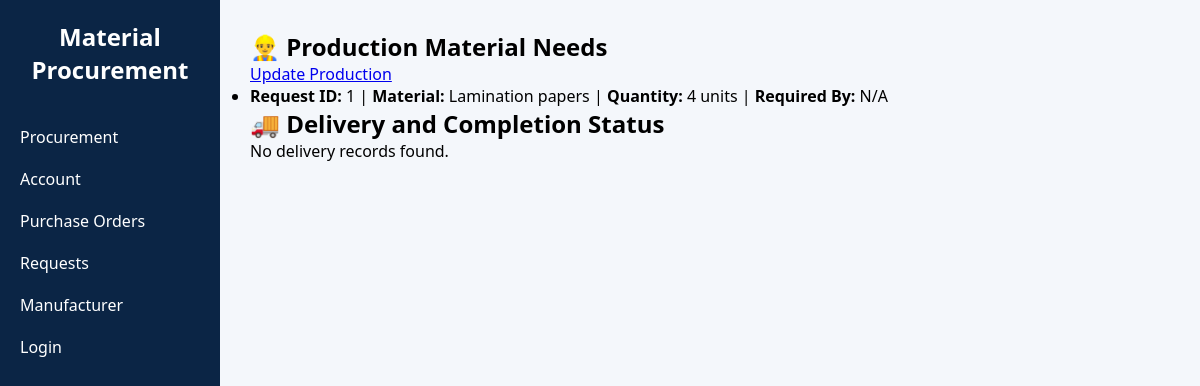
/manufacturer-dashboard/ (signed in), run on an earlier commit of the app's database.
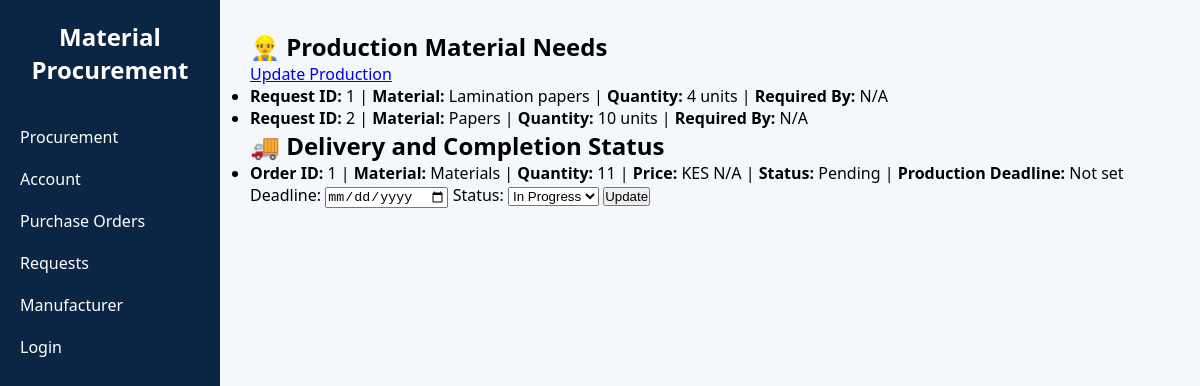
And on a later commit of the database.
### procurement/models.py (models this page shows, shortened)
class Request(models.Model):
    REQUEST_STATUS = [
        ('pending', 'Pending'),
        ('approved', 'Approved'),
        ('rejected', 'Rejected'),
    ]
    item_name = models.CharField(max_length=100)
    quantity = models.PositiveIntegerField()
    requester = models.ForeignKey(User, on_delete=models.CASCADE)
    status = models.CharField(max_length=10, choices=REQUEST_STATUS, default='pending')
    date_requested = models.DateField(auto_now_add=True)
    class Meta:
        verbose_name = "Material Request"
        verbose_name_plural = "Material Requests"

class PurchaseOrder(models.Model):
    ORDER_STATUS = [
        ('pending', 'Pending'),
        ('approved', 'Approved'),
        ('shipped', 'Shipped'),
    ]
    item_name = models.CharField(max_length=100)
    quantity = models.PositiveIntegerField()
    supplier = models.CharField(max_length=100)
    status = models.CharField(max_length=10, choices=ORDER_STATUS, default='pending')
    order_date = models.DateField(auto_now_add=True)
    class Meta:
        verbose_name = "Purchase Order"
        verbose_name_plural = "Purchase Orders"

### procurement/views.py (the view)
# urls.py: path('manufacturer-dashboard/', manufacturer_dashboard, name='manufacturer_dashboard'),
@login_required
def manufacturer_dashboard(request):
    materials_needed = Request.objects.filter(status='approved')
    deliveries = PurchaseOrder.objects.all()
    updates = ProductionUpdate.objects.filter(manufacturer=request.user)
    return render(request, 'manufacturer_dashboard.html', {
        'materials_needed': materials_needed,
        'deliveries': deliveries,
        'updates': updates,
    })

### procurement/templates/manufacturer_dashboard.html (shortened to what this page needs)
{% extends 'base.html' %}
{% load static %}
{% block content %}
<div class="manufacturer-dashboard">
  <h2>👷‍♂️ Production Material Needs</h2>
  <a href="{% url 'update_production' %}" class="btn-update"> Update Production</a>
  {% if materials_needed %}
    <ul class="materials-list">
      {% for item in materials_needed %}
        <li>
          <strong>Request ID:</strong> {{ item.id }} |
          <strong>Material:</strong> {{ item.item_name }} |
          <strong>Quantity:</strong> {{ item.quantity }} units |
          <strong>Required By:</strong> {{ item.required_by|default:"N/A" }}
        </li>
      {% endfor %}
    </ul>
  {% else %}
    <p>No material requests found.</p>
  {% endif %}
  <h2>🚚 Delivery and Completion Status</h2>
  {% if deliveries %}
    <ul class="delivery-list">
      {% for order in deliveries %}
        <li style="margin-bottom: 20px;">
          <strong>Order ID:</strong> {{ order.id }} |
          <strong>Material:</strong> {{ order.item_name }} |
          <strong>Quantity:</strong> {{ order.quantity }} |
          <strong>Price:</strong> KES {{ order.price|default:"N/A" }} |
          <strong>Status:</strong> {{ order.status|title }} |
          <strong>Production Deadline:</strong> {{ order.productionupdate.production_deadline|default:"Not set" }}
          <form method="post" action="{% url 'update_production_status' order.id %}" class="production-form">
            <label for="deadline_{{ order.id }}">Deadline:</label>
            <input type="date" name="deadline" id="deadline_{{ order.id }}" required>
            <label for="status_{{ order.id }}">Status:</label>
            <select name="status" id="status_{{ order.id }}">
              <option value="in_progress">In Progress</option>
            </select>
            <button type="submit">Update</button>
          </form>
        </li>
      {% endfor %}
    </ul>
  {% else %}
    <p>No delivery records found.</p>
  {% endif %}
</div>
{% endblock %}

### procurement/templates/base.html (shortened to what this page needs)
{% load static %}
<!DOCTYPE html>
<html lang="en">
<head>
  <link rel="stylesheet" href="{% static 'css/dashboard.css' %}">
</head>
<body>
  <div class="container">
    <aside class="sidebar">
      <h2 class="logo">Material Procurement</h2>
      <nav>
        <ul>
          <li><a href="{% url 'dashboard' %}">Procurement</a></li>
          <li><a href="{% url 'account_list' %}">Account</a></li>
          <li><a href="{% url 'purchase_order_list' %}">Purchase Orders</a></li>
          <li><a href="{% url 'request_list' %}">Requests</a></li>
          <li><a href="{% url 'manufacturer_dashboard' %}">Manufacturer</a></li>
          <li><a href="{% url 'login' %}">Login</a></li>
        </ul>
      </nav>
    </aside>
    <main class="main-content">
      {% block content %}{% endblock %}
    </main>
  </div>
</body>
</html>

### procurement/static/css/dashboard.css (style rules this page uses)
* { margin: 0; padding: 0; box-sizing: border-box; }
body, html { height: 100%; font-family: 'Segoe UI', Tahoma, Geneva, Verdana, sans-serif; }
.container { display: flex; height: 100vh; }
.sidebar { background-color: #0b2545; color: #fff; width: 220px; padding: 20px; flex-shrink: 0; display: flex; flex-direction: column; gap: 40px; }
.sidebar .logo { font-size: 24px; font-weight: bold; text-align: center; }
.sidebar nav ul { list-style: none; display: flex; flex-direction: column; gap: 20px; }
.sidebar nav ul li a { color: #fff; text-decoration: none; font-size: 16px; transition: 0.3s ease; }
.main-content { flex: 1; padding: 30px; background-color: #f4f7fb; }

What changed in the data, as far as the page shows it:
added Request: id "2", item_name "Papers", quantity "10", required_by "N/A"
added PurchaseOrder: id "1", item_name "Materials", quantity "11", price "N/A", status "Pending", productionupdate.production_deadline "Not set", status "In Progress"
Also different on the page:
text no longer shown: "No delivery records found."
